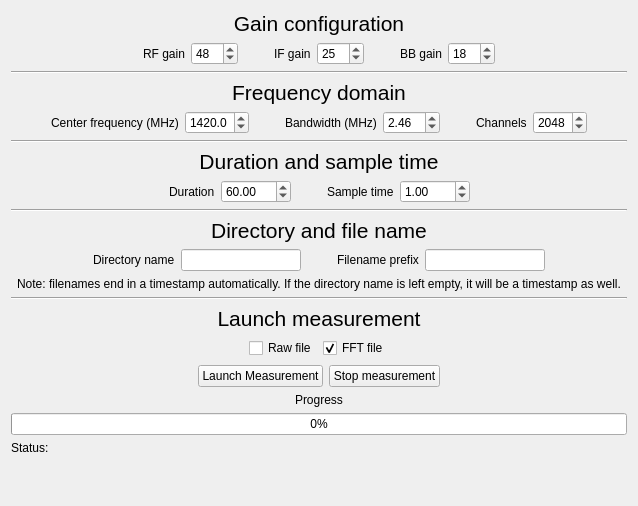
     <widget class="QWidget" name="tab_measure">
      <attribute name="title">
       <string>Measurement</string>
      </attribute>
      <layout class="QVBoxLayout" name="verticalLayout_4">
       <item>
        <widget class="QLabel" name="label_19">
         <property name="text">
          <string>&lt;html&gt;&lt;head/&gt;&lt;body&gt;&lt;p&gt;&lt;span style=&quot; font-size:16pt;&quot;&gt;Gain configuration&lt;/span&gt;&lt;/p&gt;&lt;/body&gt;&lt;/html&gt;</string>
         </property>
         <property name="alignment">
          <set>Qt::AlignCenter</set>
         </property>
        </widget>
       </item>
       <item>
        <layout class="QHBoxLayout" name="horizontalLayout_13">
         <property name="topMargin">
          <number>0</number>
         </property>
         <item>
          <spacer name="horizontalSpacer_16">
           <property name="orientation">
            <enum>Qt::Horizontal</enum>
           </property>
           <property name="sizeHint" stdset="0">
            <size>
             <width>40</width>
             <height>20</height>
            </size>
           </property>
          </spacer>
         </item>
         <item>
          <widget class="QLabel" name="label_9">
           <property name="maximumSize">
            <size>
             <width>10000</width>
             <height>16777215</height>
            </size>
           </property>
           <property name="text">
            <string>RF gain</string>
           </property>
          </widget>
         </item>
         <item>
          <widget class="QDoubleSpinBox" name="doubleSpinBox_rfgain">
           <property name="maximumSize">
            <size>
             <width>70</width>
             <height>16777215</height>
            </size>
           </property>
           <property name="decimals">
            <number>0</number>
           </property>
           <property name="value">
            <double>48.000000000000000</double>
           </property>
          </widget>
         </item>
         <item>
          <spacer name="horizontalSpacer_14">
           <property name="orientation">
            <enum>Qt::Horizontal</enum>
           </property>
           <property name="sizeType">
            <enum>QSizePolicy::Fixed</enum>
           </property>
           <property name="sizeHint" stdset="0">
            <size>
             <width>30</width>
             <height>20</height>
            </size>
           </property>
          </spacer>
         </item>
         <item>
          <widget class="QLabel" name="label_20">
           <property name="maximumSize">
            <size>
             <width>10000</width>
             <height>16777215</height>
            </size>
           </property>
           <property name="text">
            <string>IF gain</string>
           </property>
          </widget>
         </item>
         <item>
          <widget class="QDoubleSpinBox" name="doubleSpinBox_ifgain">
           <property name="maximumSize">
            <size>
             <width>70</width>
             <height>16777215</height>
            </size>
           </property>
           <property name="decimals">
            <number>0</number>
           </property>
           <property name="value">
            <double>25.000000000000000</double>
           </property>
          </widget>
         </item>
         <item>
          <spacer name="horizontalSpacer_15">
           <property name="orientation">
            <enum>Qt::Horizontal</enum>
           </property>
           <property name="sizeType">
            <enum>QSizePolicy::Fixed</enum>
           </property>
           <property name="sizeHint" stdset="0">
            <size>
             <width>30</width>
             <height>20</height>
            </size>
           </property>
          </spacer>
         </item>
         <item>
          <widget class="QLabel" name="label_21">
           <property name="maximumSize">
            <size>
             <width>10000</width>
             <height>16777215</height>
            </size>
           </property>
           <property name="text">
            <string>BB gain</string>
           </property>
          </widget>
         </item>
         <item>
          <widget class="QDoubleSpinBox" name="doubleSpinBox_bbgain">
           <property name="maximumSize">
            <size>
             <width>70</width>
             <height>16777215</height>
            </size>
           </property>
           <property name="decimals">
            <number>0</number>
           </property>
           <property name="value">
            <double>18.000000000000000</double>
           </property>
          </widget>
         </item>
         <item>
          <spacer name="horizontalSpacer_17">
           <property name="orientation">
            <enum>Qt::Horizontal</enum>
           </property>
           <property name="sizeHint" stdset="0">
            <size>
             <width>40</width>
             <height>20</height>
            </size>
           </property>
          </spacer>
         </item>
        </layout>
       </item>
       <item>
        <widget class="Line" name="line_9">
         <property name="orientation">
          <enum>Qt::Horizontal</enum>
         </property>
        </widget>
       </item>
       <item>
        <widget class="QLabel" name="label_22">
         <property name="text">
          <string>&lt;html&gt;&lt;head/&gt;&lt;body&gt;&lt;p&gt;&lt;span style=&quot; font-size:16pt;&quot;&gt;Frequency domain&lt;/span&gt;&lt;/p&gt;&lt;/body&gt;&lt;/html&gt;</string>
         </property>
         <property name="alignment">
          <set>Qt::AlignCenter</set>
         </property>
        </widget>
       </item>
       <item>
        <layout class="QHBoxLayout" name="horizontalLayout_14">
         <property name="topMargin">
          <number>0</number>
         </property>
         <item>
          <spacer name="horizontalSpacer_18">
           <property name="orientation">
            <enum>Qt::Horizontal</enum>
           </property>
           <property name="sizeHint" stdset="0">
            <size>
             <width>40</width>
             <height>20</height>
            </size>
           </property>
          </spacer>
         </item>
         <item>
          <widget class="QLabel" name="label_3">
           <property name="minimumSize">
            <size>
             <width>0</width>
             <height>21</height>
            </size>
           </property>
           <property name="maximumSize">
            <size>
             <width>100000</width>
             <height>16777215</height>
            </size>
           </property>
           <property name="text">
            <string>Center frequency (MHz)</string>
           </property>
          </widget>
         </item>
         <item>
          <widget class="QDoubleSpinBox" name="doubleSpinBox_centerFreq">
           <property name="minimumSize">
            <size>
             <width>0</width>
             <height>21</height>
            </size>
           </property>
           <property name="maximumSize">
            <size>
             <width>70</width>
             <height>16777215</height>
            </size>
           </property>
           <property name="decimals">
            <number>1</number>
           </property>
           <property name="maximum">
            <double>2000.000000000000000</double>
           </property>
           <property name="value">
            <double>1420.000000000000000</double>
           </property>
          </widget>
         </item>
         <item>
          <spacer name="horizontalSpacer_19">
           <property name="orientation">
            <enum>Qt::Horizontal</enum>
           </property>
           <property name="sizeType">
            <enum>QSizePolicy::Fixed</enum>
           </property>
           <property name="sizeHint" stdset="0">
            <size>
             <width>30</width>
             <height>20</height>
            </size>
           </property>
          </spacer>
         </item>
         <item>
          <widget class="QLabel" name="label_5">
           <property name="minimumSize">
            <size>
             <width>0</width>
             <height>21</height>
            </size>
           </property>
           <property name="maximumSize">
            <size>
             <width>10000</width>
             <height>16777215</height>
            </size>
           </property>
           <property name="text">
            <string>Bandwidth (MHz)</string>
           </property>
          </widget>
         </item>
         <item>
          <widget class="QDoubleSpinBox" name="doubleSpinBox_Bandwidth">
           <property name="minimumSize">
            <size>
             <width>0</width>
             <height>21</height>
            </size>
           </property>
           <property name="maximumSize">
            <size>
             <width>70</width>
             <height>16777215</height>
            </size>
           </property>
           <property name="decimals">
            <number>2</number>
           </property>
           <property name="value">
            <double>2.460000000000000</double>
           </property>
          </widget>
         </item>
         <item>
          <spacer name="horizontalSpacer_20">
           <property name="orientation">
            <enum>Qt::Horizontal</enum>
           </property>
           <property name="sizeType">
            <enum>QSizePolicy::Fixed</enum>
           </property>
           <property name="sizeHint" stdset="0">
            <size>
             <width>30</width>
             <height>20</height>
            </size>
           </property>
          </spacer>
         </item>
         <item>
          <widget class="QLabel" name="label_10">
           <property name="maximumSize">
            <size>
             <width>10000</width>
             <height>16777215</height>
            </size>
           </property>
           <property name="text">
            <string>Channels</string>
           </property>
          </widget>
         </item>
         <item>
          <widget class="QSpinBox" name="spinBox_channels">
           <property name="maximumSize">
            <size>
             <width>70</width>
             <height>16777215</height>
            </size>
           </property>
           <property name="maximum">
            <number>4096</number>
           </property>
           <property name="singleStep">
            <number>16</number>
           </property>
           <property name="value">
            <number>2048</number>
           </property>
          </widget>
         </item>
         <item>
          <spacer name="horizontalSpacer_9">
           <property name="orientation">
            <enum>Qt::Horizontal</enum>
           </property>
           <property name="sizeHint" stdset="0">
            <size>
             <width>40</width>
             <height>20</height>
            </size>
           </property>
          </spacer>
         </item>
        </layout>
       </item>
       <item>
        <widget class="Line" name="line_10">
         <property name="orientation">
          <enum>Qt::Horizontal</enum>
         </property>
        </widget>
       </item>
       <item>
        <widget class="QLabel" name="label_23">
         <property name="text">
          <string>&lt;html&gt;&lt;head/&gt;&lt;body&gt;&lt;p&gt;&lt;span style=&quot; font-size:16pt;&quot;&gt;Duration and sample time&lt;/span&gt;&lt;/p&gt;&lt;/body&gt;&lt;/html&gt;</string>
         </property>
         <property name="alignment">
          <set>Qt::AlignCenter</set>
         </property>
        </widget>
       </item>
       <item>
        <layout class="QHBoxLayout" name="horizontalLayout_15">
         <property name="topMargin">
          <number>0</number>
         </property>
         <item>
          <spacer name="horizontalSpacer_21">
           <property name="orientation">
            <enum>Qt::Horizontal</enum>
           </property>
           <property name="sizeHint" stdset="0">
            <size>
             <width>40</width>
             <height>20</height>
            </size>
           </property>
          </spacer>
         </item>
         <item>
          <widget class="QLabel" name="label_8">
           <property name="maximumSize">
            <size>
             <width>10000</width>
             <height>16777215</height>
            </size>
           </property>
           <property name="text">
            <string>Duration</string>
           </property>
          </widget>
         </item>
         <item>
          <widget class="QDoubleSpinBox" name="doubleSpinBox_duration">
           <property name="maximumSize">
            <size>
             <width>70</width>
             <height>16777215</height>
            </size>
           </property>
           <property name="maximum">
            <double>3600.000000000000000</double>
           </property>
           <property name="value">
            <double>60.000000000000000</double>
           </property>
          </widget>
         </item>
         <item>
          <spacer name="horizontalSpacer_22">
           <property name="orientation">
            <enum>Qt::Horizontal</enum>
           </property>
           <property name="sizeType">
            <enum>QSizePolicy::Fixed</enum>
           </property>
           <property name="sizeHint" stdset="0">
            <size>
             <width>30</width>
             <height>20</height>
            </size>
           </property>
          </spacer>
         </item>
         <item>
          <widget class="QLabel" name="label_7">
           <property name="maximumSize">
            <size>
             <width>10000</width>
             <height>16777215</height>
            </size>
           </property>
           <property name="text">
            <string>Sample time</string>
           </property>
          </widget>
         </item>
         <item>
          <widget class="QDoubleSpinBox" name="doubleSpinBox_tsample">
           <property name="maximumSize">
            <size>
             <width>70</width>
             <height>16777215</height>
            </size>
           </property>
           <property name="maximum">
            <double>3600.000000000000000</double>
           </property>
           <property name="value">
            <double>1.000000000000000</double>
           </property>
          </widget>
         </item>
         <item>
          <spacer name="horizontalSpacer_24">
           <property name="orientation">
            <enum>Qt::Horizontal</enum>
           </property>
           <property name="sizeHint" stdset="0">
            <size>
             <width>40</width>
             <height>20</height>
            </size>
           </property>
          </spacer>
         </item>
        </layout>
       </item>
       <item>
        <widget class="Line" name="line_11">
         <property name="orientation">
          <enum>Qt::Horizontal</enum>
         </property>
        </widget>
       </item>
       <item>
        <widget class="QLabel" name="label_25">
         <property name="text">
          <string>&lt;html&gt;&lt;head/&gt;&lt;body&gt;&lt;p&gt;&lt;span style=&quot; font-size:16pt;&quot;&gt;Directory and file name&lt;/span&gt;&lt;/p&gt;&lt;/body&gt;&lt;/html&gt;</string>
         </property>
         <property name="alignment">
          <set>Qt::AlignCenter</set>
         </property>
        </widget>
       </item>
       <item>
        <layout class="QHBoxLayout" name="horizontalLayout_16">
         <property name="topMargin">
          <number>0</number>
         </property>
         <item>
          <spacer name="horizontalSpacer_23">
           <property name="orientation">
            <enum>Qt::Horizontal</enum>
           </property>
           <property name="sizeHint" stdset="0">
            <size>
             <width>40</width>
             <height>20</height>
            </size>
           </property>
          </spacer>
         </item>
         <item>
          <widget class="QLabel" name="label_26">
           <property name="maximumSize">
            <size>
             <width>10000</width>
             <height>16777215</height>
            </size>
           </property>
           <property name="text">
            <string>Directory name</string>
           </property>
          </widget>
         </item>
         <item>
          <widget class="QLineEdit" name="lineEdit_measurement_directoryname">
           <property name="sizePolicy">
            <sizepolicy hsizetype="Fixed" vsizetype="Fixed">
             <horstretch>0</horstretch>
             <verstretch>0</verstretch>
            </sizepolicy>
           </property>
           <property name="minimumSize">
            <size>
             <width>120</width>
             <height>0</height>
            </size>
           </property>
           <property name="maximumSize">
            <size>
             <width>120</width>
             <height>16777215</height>
            </size>
           </property>
          </widget>
         </item>
         <item>
          <spacer name="horizontalSpacer_25">
           <property name="orientation">
            <enum>Qt::Horizontal</enum>
           </property>
           <property name="sizeType">
            <enum>QSizePolicy::Fixed</enum>
           </property>
           <property name="sizeHint" stdset="0">
            <size>
             <width>30</width>
             <height>20</height>
            </size>
           </property>
          </spacer>
         </item>
         <item>
          <widget class="QLabel" name="label_27">
           <property name="maximumSize">
            <size>
             <width>10000</width>
             <height>16777215</height>
            </size>
           </property>
           <property name="text">
            <string>Filename prefix</string>
           </property>
          </widget>
         </item>
         <item>
          <widget class="QLineEdit" name="lineEdit_measurementprefix">
           <property name="sizePolicy">
            <sizepolicy hsizetype="Fixed" vsizetype="Fixed">
             <horstretch>0</horstretch>
             <verstretch>0</verstretch>
            </sizepolicy>
           </property>
           <property name="minimumSize">
            <size>
             <width>120</width>
             <height>0</height>
            </size>
           </property>
           <property name="maximumSize">
            <size>
             <width>120</width>
             <height>16777215</height>
            </size>
           </property>
          </widget>
         </item>
         <item>
          <spacer name="horizontalSpacer_26">
           <property name="orientation">
            <enum>Qt::Horizontal</enum>
           </property>
           <property name="sizeHint" stdset="0">
            <size>
             <width>40</width>
             <height>20</height>
            </size>
           </property>
          </spacer>
         </item>
        </layout>
       </item>
       <item>
        <widget class="QLabel" name="label_28">
         <property name="text">
          <string>Note: filenames end in a timestamp automatically. If the directory name is left empty, it will be a timestamp as well.</string>
         </property>
         <property name="alignment">
          <set>Qt::AlignCenter</set>
         </property>
        </widget>
       </item>
       <item>
        <widget class="Line" name="line_12">
         <property name="orientation">
          <enum>Qt::Horizontal</enum>
         </property>
        </widget>
       </item>
       <item>
        <widget class="QLabel" name="label_24">
         <property name="text">
          <string>&lt;html&gt;&lt;head/&gt;&lt;body&gt;&lt;p&gt;&lt;span style=&quot; font-size:16pt;&quot;&gt;Launch measurement&lt;/span&gt;&lt;/p&gt;&lt;/body&gt;&lt;/html&gt;</string>
         </property>
         <property name="alignment">
          <set>Qt::AlignCenter</set>
         </property>
        </widget>
       </item>
       <item>
        <widget class="QFrame" name="MeasCheckboxFrame">
         <layout class="QHBoxLayout" name="horizontalLayout_17">
          <property name="topMargin">
           <number>1</number>
          </property>
          <property name="bottomMargin">
           <number>1</number>
          </property>
          <item>
           <spacer name="horizontalSpacer_6">
            <property name="orientation">
             <enum>Qt::Horizontal</enum>
            </property>
            <property name="sizeHint" stdset="0">
             <size>
              <width>40</width>
              <height>20</height>
             </size>
            </property>
           </spacer>
          </item>
          <item>
           <widget class="QCheckBox" name="checkBox_Raw">
            <property name="text">
             <string>Raw file</string>
            </property>
           </widget>
          </item>
          <item>
           <widget class="QCheckBox" name="checkBox_FFT">
            <property name="text">
             <string>FFT file</string>
            </property>
            <property name="checked">
             <bool>true</bool>
            </property>
           </widget>
          </item>
          <item>
           <spacer name="horizontalSpacer_27">
            <property name="orientation">
             <enum>Qt::Horizontal</enum>
            </property>
            <property name="sizeHint" stdset="0">
             <size>
              <width>40</width>
              <height>20</height>
             </size>
            </property>
           </spacer>
          </item>
         </layout>
        </widget>
       </item>
       <item>
        <layout class="QHBoxLayout" name="horizontalLayout_9">
         <property name="topMargin">
          <number>0</number>
         </property>
         <item>
          <spacer name="horizontalSpacer_8">
           <property name="orientation">
            <enum>Qt::Horizontal</enum>
           </property>
           <property name="sizeHint" stdset="0">
            <size>
             <width>40</width>
             <height>20</height>
            </size>
           </property>
          </spacer>
         </item>
         <item>
          <widget class="QPushButton" name="pushButton_LaunchMeasurement">
           <property name="text">
            <string>Launch Measurement</string>
           </property>
          </widget>
         </item>
         <item>
          <widget class="QPushButton" name="pushButton_StopMeasurement">
           <property name="text">
            <string>Stop measurement</string>
           </property>
          </widget>
         </item>
         <item>
          <spacer name="horizontalSpacer_5">
           <property name="orientation">
            <enum>Qt::Horizontal</enum>
           </property>
           <property name="sizeHint" stdset="0">
            <size>
             <width>40</width>
             <height>20</height>
            </size>
           </property>
          </spacer>
         </item>
        </layout>
       </item>
       <item alignment="Qt::AlignHCenter">
        <widget class="QLabel" name="label_17">
         <property name="text">
          <string>Progress</string>
         </property>
        </widget>
       </item>
       <item>
        <widget class="QProgressBar" name="progressBar_measurement">
         <property name="value">
          <number>0</number>
         </property>
        </widget>
       </item>
       <item>
        <layout class="QHBoxLayout" name="horizontalLayout_8">
         <property name="topMargin">
          <number>0</number>
         </property>
         <item>
          <widget class="QLabel" name="label_18">
           <property name="sizePolicy">
            <sizepolicy hsizetype="Minimum" vsizetype="Preferred">
             <horstretch>0</horstretch>
             <verstretch>0</verstretch>
            </sizepolicy>
           </property>
           <property name="text">
            <string>Status:</string>
           </property>
          </widget>
         </item>
         <item>
          <widget class="QLabel" name="label_MeasureStatus">
           <property name="sizePolicy">
            <sizepolicy hsizetype="Expanding" vsizetype="Preferred">
             <horstretch>0</horstretch>
             <verstretch>0</verstretch>
            </sizepolicy>
           </property>
           <property name="text">
            <string/>
           </property>
          </widget>
         </item>
        </layout>
       </item>
       <item>
        <spacer name="verticalSpacer_2">
         <property name="orientation">
          <enum>Qt::Vertical</enum>
         </property>
         <property name="sizeHint" stdset="0">
          <size>
           <width>20</width>
           <height>40</height>
          </size>
         </property>
        </spacer>
       </item>
      </layout>
     </widget>
